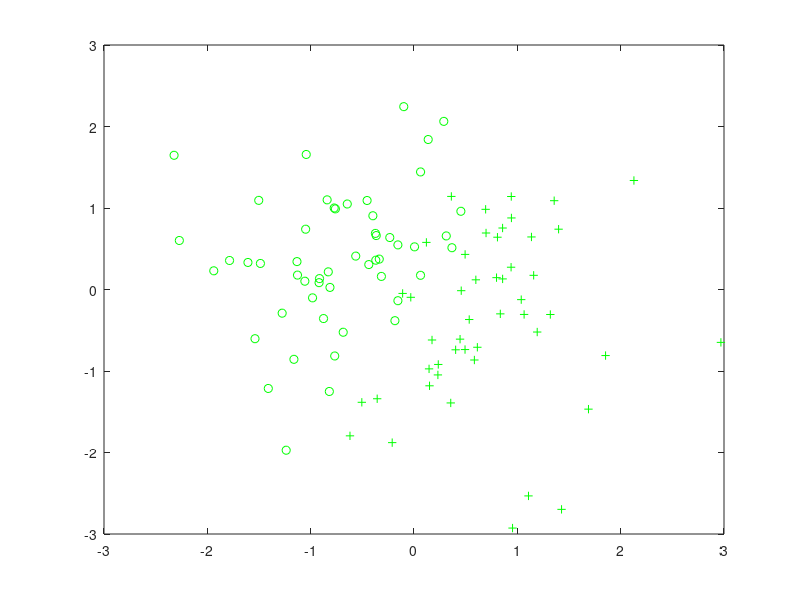

MATLAB code for this plot:
% generate data for SVM classification/probability regression

clear

C = 10;		% cost, soft margin
N = 2;  	% dimension of X
L = 100;	% number of samples

% generate data
x = randn(L,N);
w0 = [4;-2];
b0 = 0.2;
y = 2*(tanh(x*w0+b0)>2*rand(L,1)-1)-1;	% logistic

% save data
save lindata

% plot
x0 = x(find(y<0),:);
x1 = x(find(y>0),:);
plot(x0(:,1),x0(:,2),'go',x1(:,1),x1(:,2),'g+');
